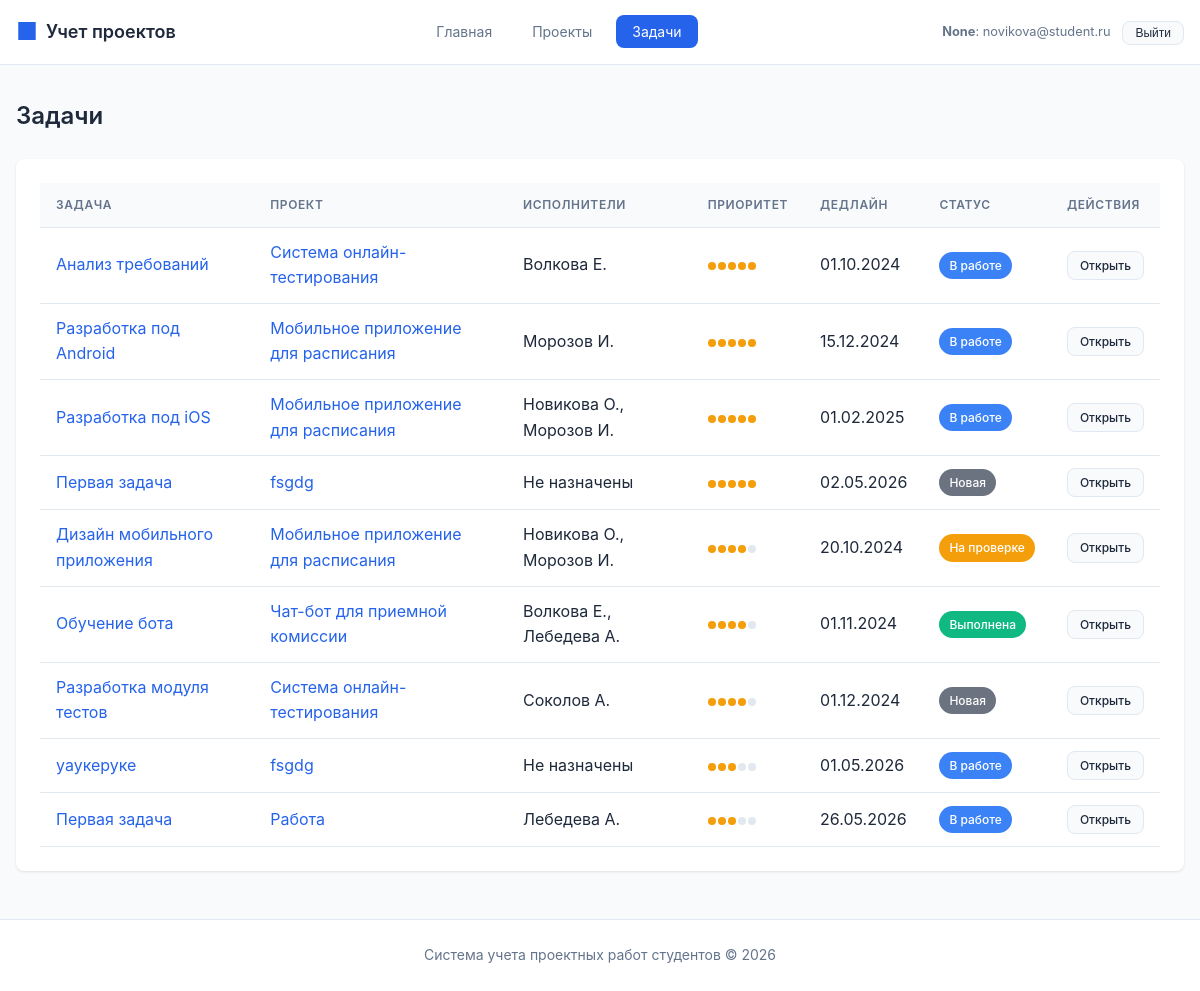
The page /tasks/ (signed in) on the database its author committed.
### tables this page shows
CREATE TABLE task (
    id INTEGER PRIMARY KEY AUTOINCREMENT,
    title TEXT NOT NULL,
    description TEXT,
    project_id INTEGER NOT NULL REFERENCES project(id) ON DELETE CASCADE,
    status_id INTEGER REFERENCES task_status(id) ON DELETE SET NULL,
    priority INTEGER DEFAULT 1 CHECK (priority >= 1 AND priority <= 5),
    deadline TEXT,
    created_at TEXT DEFAULT CURRENT_TIMESTAMP,
    updated_at TEXT DEFAULT CURRENT_TIMESTAMP
);

CREATE TABLE project (
    id INTEGER PRIMARY KEY AUTOINCREMENT,
    title TEXT NOT NULL,
    description TEXT,
    start_date TEXT NOT NULL,
    end_date TEXT NOT NULL,
    status_id INTEGER REFERENCES project_status(id) ON DELETE SET NULL,
    supervisor_id INTEGER REFERENCES teacher(id) ON DELETE SET NULL,
    created_at TEXT DEFAULT CURRENT_TIMESTAMP,
    updated_at TEXT DEFAULT CURRENT_TIMESTAMP,
    CONSTRAINT valid_dates CHECK (end_date >= start_date)
);

CREATE TABLE task_status (
    id INTEGER PRIMARY KEY AUTOINCREMENT,
    name TEXT NOT NULL UNIQUE,
    description TEXT,
    color TEXT DEFAULT '#6B7280'
);

### routes/tasks.py (the view, shortened to what this page needs)
@tasks_bp.route('/')
def list_tasks():
    if g.current_user["role"] == ROLE_TEACHER:
        tasks = execute_query("""
            SELECT
                t.id,
                t.title,
                t.description,
                t.deadline,
                t.priority,
                ts.name as status,
                ts.color as status_color,
                p.id as project_id,
                p.title as project_title,
                (SELECT GROUP_CONCAT(s.last_name || ' ' || SUBSTR(s.first_name, 1, 1) || '.', ', ')
                 FROM task_student ts2
                 JOIN student s ON ts2.student_id = s.id
                 WHERE ts2.task_id = t.id) as assignees
            FROM task t
            LEFT JOIN task_status ts ON t.status_id = ts.id
            LEFT JOIN project p ON t.project_id = p.id
            WHERE p.supervisor_id = %s
            ORDER BY t.priority DESC, t.deadline ASC
        """, (g.current_user["id"],), fetch_all=True)
    else:
        tasks = execute_query("""
            SELECT
                t.id,
                t.title,
                t.description,
                t.deadline,
                t.priority,
                ts.name as status,
                ts.color as status_color,
                p.id as project_id,
                p.title as project_title,
                (SELECT GROUP_CONCAT(s.last_name || ' ' || SUBSTR(s.first_name, 1, 1) || '.', ', ')
                 FROM task_student ts2
                 JOIN student s ON ts2.student_id = s.id
                 WHERE ts2.task_id = t.id) as assignees
            FROM task t
            LEFT JOIN task_status ts ON t.status_id = ts.id
            LEFT JOIN project p ON t.project_id = p.id
            ORDER BY t.priority DESC, t.deadline ASC
        """, fetch_all=True)
    for task in tasks:
        task["can_edit"] = can_manage_task(task["id"])
    return render_template('tasks/list.html', tasks=tasks)

### database.py (called while the page is built, shortened)
def _parse_db_value(key, value):
    if not isinstance(value, str):
        return value
    if key.endswith("_at"):
        try:
            return datetime.fromisoformat(value)
        except ValueError:
            return value
    if key.endswith("_date") or key in DATE_FIELDS:
        try:
            return date.fromisoformat(value)
        except ValueError:
            return value
    return value

def _normalize_row(row):
    raw = dict(row)
    return {key: _parse_db_value(key, value) for key, value in raw.items()}

def get_db_connection():
    conn = sqlite3.connect(Config.SQLITE_PATH)
    conn.row_factory = sqlite3.Row
    conn.execute("PRAGMA foreign_keys = ON")
    return conn

def execute_query(query, params=None, fetch_one=False, fetch_all=False, commit=False):
    conn = get_db_connection()
    cursor = conn.cursor()
    result = None
    try:
        sqlite_query = query.replace("%s", "?")
        cursor.execute(sqlite_query, params or ())
        if fetch_one:
            row = cursor.fetchone()
            result = _normalize_row(row) if row else None
        elif fetch_all:
            result = [_normalize_row(row) for row in cursor.fetchall()]
    except Exception as e:
        conn.rollback()
        raise e
    finally:
        cursor.close()
        conn.close()
    return result

### routes/auth.py (called while the page is built, shortened)
def can_manage_project(project_id):
    current_user = g.current_user
    if not current_user:
        return False
    if current_user["role"] == ROLE_ADMIN:
        return True
    if current_user["role"] != ROLE_TEACHER:
        return False

def can_manage_task(task_id):
    task = execute_query(
        "SELECT project_id FROM task WHERE id = %s",
        (task_id,),
        fetch_one=True,
    )
    if not task:
        return False
    return can_manage_project(task["project_id"])

### templates/tasks/list.html (shortened to what this page needs)
{% extends 'base.html' %}
{% block content %}
<div class="page-header">
    <h1 class="page-title">Задачи</h1>
</div>
<div class="card">
    {% if tasks %}
    <div class="table-container">
        <table>
            <thead>
                <tr>
                    <th>Задача</th>
                    <th>Проект</th>
                    <th>Исполнители</th>
                    <th>Приоритет</th>
                    <th>Дедлайн</th>
                    <th>Статус</th>
                    <th>Действия</th>
                </tr>
            </thead>
            <tbody>
                {% for task in tasks %}
                <tr>
                    <td>
                        <a href="{{ url_for('tasks.view_task', task_id=task.id) }}" class="link">
                            {{ task.title }}
                        </a>
                    </td>
                    <td>
                        <a href="{{ url_for('projects.view_project', project_id=task.project_id) }}" class="link">
                            {{ task.project_title }}
                        </a>
                    </td>
                    <td>{{ task.assignees or 'Не назначены' }}</td>
                    <td>
                        <div class="priority">
                            {% for i in range(5) %}
                            <span class="priority-dot {% if i < task.priority %}filled{% endif %}"></span>
                            {% endfor %}
                        </div>
                    </td>
                    <td>{{ task.deadline.strftime('%d.%m.%Y') if task.deadline else '-' }}</td>
                    <td>
                        <span class="badge badge-status" style="background-color: {{ task.status_color or '#6B7280' }}">
                            {{ task.status or 'Не указан' }}
                        </span>
                    </td>
                    <td>
                        <div class="btn-group">
                            <a href="{{ url_for('tasks.view_task', task_id=task.id) }}" class="btn btn-secondary btn-sm">Открыть</a>
                        </div>
                    </td>
                </tr>
                {% endfor %}
            </tbody>
        </table>
    </div>
    {% endif %}
</div>
{% endblock %}

### static/style.css (style rules this page uses)
* { margin: 0; padding: 0; box-sizing: border-box; }
:root { --primary: #2563eb; --primary-dark: #1d4ed8; --secondary: #64748b; --success: #10b981; --warning: #f59e0b; --danger: #ef4444; --background: #f8fafc; --surface: #ffffff; --text: #1e293b; --text-secondary: #64748b; --border: #e2e8f0; --shadow: 0 1px 3px rgba(0,0,0,0.1); --shadow-lg: 0 4px 6px rgba(0,0,0,0.1); --radius: 8px; }
body { font-family: -apple-system, BlinkMacSystemFont, 'Segoe UI', Roboto, 'Helvetica Neue', Arial, sans-serif; background-color: var(--background); color: var(--text); line-height: 1.6; min-height: 100vh; display: flex; flex-direction: column; }
.page-header { display: flex; align-items: center; justify-content: space-between; margin-bottom: 1.5rem; flex-wrap: wrap; gap: 1rem; }
.page-title { font-size: 1.5rem; font-weight: 600; color: var(--text); }
.card { background: var(--surface); border-radius: var(--radius); box-shadow: var(--shadow); padding: 1.5rem; margin-bottom: 1rem; }
.table-container { overflow-x: auto; }
table { width: 100%; border-collapse: collapse; }
th, td { padding: 0.75rem 1rem; text-align: left; border-bottom: 1px solid var(--border); }
th { font-weight: 600; font-size: 0.75rem; text-transform: uppercase; letter-spacing: 0.05em; color: var(--text-secondary); background: var(--background); }
.btn { display: inline-flex; align-items: center; gap: 0.5rem; padding: 0.5rem 1rem; font-size: 0.875rem; font-weight: 500; border-radius: var(--radius); border: none; cursor: pointer; text-decoration: none; transition: all 0.2s; }
.btn-secondary { background: var(--background); color: var(--text); border: 1px solid var(--border); }
.btn-sm { padding: 0.25rem 0.75rem; font-size: 0.75rem; }
.btn-group { display: flex; gap: 0.5rem; }
.badge { display: inline-flex; align-items: center; padding: 0.25rem 0.625rem; font-size: 0.75rem; font-weight: 500; border-radius: 9999px; white-space: nowrap; }
.badge-status { color: white; }
.link { color: var(--primary); text-decoration: none; }
.priority { display: inline-flex; gap: 2px; }
.priority-dot { width: 8px; height: 8px; border-radius: 50%; background: var(--border); }
.priority-dot.filled { background: var(--warning); }

### rows shown on the page
task: title "Анализ требований", project_title "Система онлайн-тестирования", assignees "Волкова Е.", priority 5 (drawn), deadline "01.10.2024", name "В работе"
task: title "Разработка под Android", project_title "Мобильное приложение для расписания", assignees "Морозов И.", priority 5 (drawn), deadline "15.12.2024", name "В работе"
task: title "Разработка под iOS", project_title "Мобильное приложение для расписания", assignees "Новикова О., Морозов И.", priority 5 (drawn), deadline "01.02.2025", name "В работе"
task: title "Первая задача", project_title "fsgdg", assignees "Не назначены", priority 5 (drawn), deadline "02.05.2026", name "Новая"
task: title "Дизайн мобильного приложения", project_title "Мобильное приложение для расписания", assignees "Новикова О., Морозов И.", priority 4 (drawn), deadline "20.10.2024", name "На проверке"
task: title "Обучение бота", project_title "Чат-бот для приемной комиссии", assignees "Волкова Е., Лебедева А.", priority 4 (drawn), deadline "01.11.2024", name "Выполнена"
task: title "Разработка модуля тестов", project_title "Система онлайн-тестирования", assignees "Соколов А.", priority 4 (drawn), deadline "01.12.2024", name "Новая"
task: title "уаукеруке", project_title "fsgdg", assignees "Не назначены", priority 3 (drawn), deadline "01.05.2026", name "В работе"
task: title "Первая задача", project_title "Работа", assignees "Лебедева А.", priority 3 (drawn), deadline "26.05.2026", name "В работе"

### other values the page prints
{{ current_user.role_label }} "None"
{{ current_user.name }} "novikova@student.ru"
